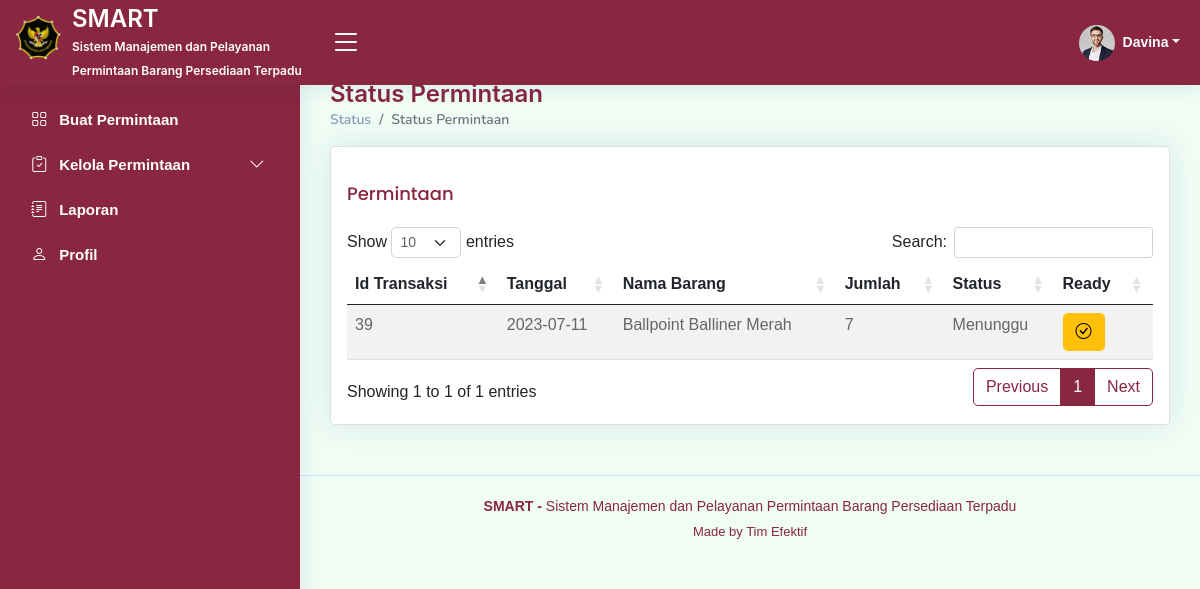
/statusPermintaan.php (signed in), run on the app's committed database.
### tables this page shows
CREATE TABLE `tb_order` (
  `id_transaksi` int(11) NOT NULL,
  `id_user` int(11) NOT NULL,
  `tgl_minta` date NOT NULL,
  `tgl_siap` date DEFAULT NULL,
  `status` varchar(50) NOT NULL DEFAULT 'Menunggu',
  `tgl_ambil` date DEFAULT NULL
);

### statusPermintaan.php (the view, shortened to what this page needs)
<?php
$username = $_SESSION['username'];
$nama_lengkap = $_SESSION['nama_lengkap'];
?>
<!DOCTYPE html>
<html lang="en">
<head>
  <link href="assets/vendor/bootstrap/css/bootstrap.min.css" rel="stylesheet">
  <link href="assets/vendor/bootstrap-icons/bootstrap-icons.css" rel="stylesheet">
  <link href="assets/vendor/boxicons/css/boxicons.min.css" rel="stylesheet">
  <link href="assets/vendor/quill/quill.snow.css" rel="stylesheet">
  <link href="assets/vendor/quill/quill.bubble.css" rel="stylesheet">
  <link href="assets/vendor/remixicon/remixicon.css" rel="stylesheet">
  <link href="assets/vendor/simple-datatables/style.css" rel="stylesheet">
  <link rel="stylesheet" href="https://cdnjs.cloudflare.com/ajax/libs/twitter-bootstrap/5.2.0/css/bootstrap.min.css">
  <link rel="stylesheet" href="https://cdn.datatables.net/1.13.4/css/dataTables.bootstrap5.min.css">
  <link href="https://cdnjs.cloudflare.com/ajax/libs/font-awesome/5.10.0/css/all.min.css" rel="stylesheet">
  <link href="https://cdn.jsdelivr.net/npm/bootstrap-icons@1.4.1/font/bootstrap-icons.css" rel="stylesheet">
  <link href="assets/css/style.css" rel="stylesheet">
  <link href="assets/css/bootstrap.min.css" rel="stylesheet">
</head>
<body>
  <header id="header" class="header fixed-top d-flex align-items-center">
    <div class="d-flex align-items-center justify-content-between">
      <a href="indexUser.php" class="logo d-flex align-items-center">
        <img src="assets/img/logo2.png" alt="">
        <span class="htsimpan">SMART<br>
          <tb class="tbsmart">Sistem Manajemen dan Pelayanan Permintaan Barang Persediaan Terpadu</tb>
        </span>
      </a>
      <i class="bi bi-list toggle-sidebar-btn"></i>
    </div>
    <nav class="header-nav ms-auto">
      <ul class="d-flex align-items-center">
        <li class="nav-item dropdown pe-3">
          <a class="nav-link nav-profile d-flex align-items-center pe-0" href="#" data-bs-toggle="dropdown">
            <img src="assets/img/profile-img.jpg" alt="Profile" class="rounded-circle">
            <span class="d-none d-md-block dropdown-toggle ps-2"><?php echo $nama_lengkap; ?></span> </a>
        </li>
      </ul>
    </nav>
  </header>
  <aside id="sidebar" class="sidebar">
    <ul class="sidebar-nav" id="sidebar-nav">
      <ul class="sidebar-nav" id="sidebar-nav">
        <li class="nav-item">
          <a class="nav-link " href="indexUser.php">
            <i class="bi bi-grid"></i>
            <span>Buat Permintaan</span>
          </a>
        </li>
        <li class="nav-item">
          <a class="nav-link collapsed" data-bs-target="#tables-nav" data-bs-toggle="collapse" href="#">
            <i class="bi bi-clipboard-check"></i><span>Kelola Permintaan</span><i class="bi bi-chevron-down ms-auto"></i>
          </a>
        </li>
        <li class="nav-item">
          <a class="nav-link collapsed" href="laporan.php">
            <i class="bi bi-journal-text"></i><span>Laporan</span>
          </a>
        </li>
        <li class="nav-item">
          <a class="nav-link collapsed" href="profil.php">
            <i class="bi bi-person"></i>
            <span>Profil</span>
          </a>
        </li>
      </ul>
  </aside>
  <main id="main" class="main">
    <div class="pagetitle">
      <h1>Status Permintaan</h1>
      <nav>
        <ol class="breadcrumb">
          <li class="breadcrumb-item"><a href="indexUser.php">Status</a></li>
          <li class="breadcrumb-item active">Status Permintaan</li>
        </ol>
      </nav>
    </div>
    <section class="section">
      <div class="row">
        <div class="col-lg-12">
          <div class="card">
            <div class="card-body">
              <h5 class="card-title">Permintaan</h5>
              <table id="example" class="table table-striped" style="width:100%">
                <thead>
                  <tr>
                    <th>Id Transaksi</th>
                    <th>Tanggal</th>
                    <th>Nama Barang</th>
                    <th>Jumlah</th>
                    <th>Status</th>
                    <th>Ready</th>
                  </tr>
                </thead>
                <tbody>
                  <?php
                  $con = db_connect();
                  $query = "SELECT tb_order.id_transaksi, GROUP_CONCAT(tb_barang.nama SEPARATOR '<br>') AS nama, tb_order.tgl_minta, GROUP_CONCAT(tb_order_detail.jumlah_minta SEPARATOR '<br>') AS jumlah_minta, tb_order.status
                    FROM tb_order
                    JOIN tb_user ON tb_order.id_user = tb_user.id_user
                    JOIN tb_order_detail ON tb_order.id_transaksi = tb_order_detail.id_transaksi
                    JOIN tb_barang ON tb_order_detail.id_barang = tb_barang.id_barang
                    WHERE tb_user.username = '$username'
                    GROUP BY tb_order.id_transaksi";
                  $result = mysqli_query($con, $query);
                  while ($row = mysqli_fetch_assoc($result)) {
                    echo "<tr>";
                    echo "<td>" . $row['id_transaksi'] . "</td>";
                    echo "<td>" . $row['tgl_minta'] . "</td>";
                    echo "<td>" . $row['nama'] . "</td>";
                    echo "<td>" . $row['jumlah_minta'] . "</td>";
                    echo "<td>" . $row['status'] . "</td>";
                    echo "<td>";
                    echo "<button type='button' class='btn btn-warning btn-ready' data-id='" . $row['id_transaksi'] . "'><i class='bi bi-check-circle'></i></button>";
                    echo "</td>";
                    echo "</tr>";
                  }
                  ?>
                </tbody>
              </table>
            </div>
          </div>
        </div>
      </div>
    </section>
  </main>
  <footer id="footer" class="footer">
    <div class="copyright">
      <strong> SMART - </strong> <span>Sistem Manajemen dan Pelayanan Permintaan Barang Persediaan Terpadu</span>
    </div>
    <div class="credits">
      Made by <a>Tim Efektif</a>
    </div>
  </footer>
</body>
</html>

### assets/css/style.css (style rules this page uses)
:root { scroll-behavior: smooth; }
body { font-family: "Open Sans", sans-serif; background: #f6f9ff; color: #444444; }
a { color: #892641; text-decoration: none; }
h1, h2, h3, h4, h5, h6 { font-family: "Nunito", sans-serif; }
#main { margin-top: 60px; padding: 20px 30px; transition: all 0.3s; }
.pagetitle { margin-bottom: 10px; }
.pagetitle h1 { font-size: 24px; margin-bottom: 0; font-weight: 600; color: #892641; }
.card { margin-bottom: 30px; border: none; border-radius: 5px; box-shadow: 0px 0 30px rgba(1, 41, 112, 0.1); }
.card-title { padding: 20px 0 15px 0; font-size: 18px; font-weight: 500; color: #892641; font-family: "Poppins", sans-serif; }
.card-body { padding: 0 20px 20px 20px; }
.breadcrumb { font-size: 14px; font-family: "Nunito", sans-serif; color: #899bbd; font-weight: 600; }
.breadcrumb a { color: #899bbd; transition: 0.3s; }
.breadcrumb .breadcrumb-item::before { color: #899bbd; }
.breadcrumb .active { color: #892641; font-weight: 600; }
.logo { line-height: 1; }
@media (min-width: 1200px) { .logo { width: 300px; } }
.logo img { position: relative; top: -5px; left: -4px; max-height: 45px; margin-right: 7px; }
.logo span { font-size: 24px; font-weight: 600; color: #fff; font-family: "Inter", sans-serif; }
.header { transition: all 0.5s; z-index: 997; height: 85px; box-shadow: 0px 2px 20px rgba(1, 41, 112, 0.1); background-color: #fff; padding-left: 20px; }
.header .toggle-sidebar-btn { font-size: 32px; padding-left: 10px; cursor: pointer; color: #fff; }
.header-nav ul { list-style: none; }
.header-nav > ul { margin: 0; padding: 0; }
.header-nav .nav-link { color: #fff; transition: 0.3; background: #892641; border-radius: 4px; }
.header-nav .nav-profile { color: #f6f9ff; }
.header-nav .nav-profile img { max-height: 36px; }
.header-nav .nav-profile span { font-size: 14px; font-weight: 600; }
.header-nav .dropdown-toggle { padding-right: 4px; }
.sidebar { position: fixed; top: 80px; left: 0; bottom: 0; width: 300px; z-index: 996; transition: all 0.3s; padding: 20px; overflow-y: auto; scrollbar-width: thin; scrollbar-color: #aab7cf transparent; box-shadow: 0px 0px 20px rgba(1, 41, 112, 0.1); background-color: #fff; }
@media (min-width: 1200px) { #main, #footer { margin-left: 300px; } }
.sidebar-nav { padding: 0; margin: 0; list-style: none; }
.sidebar-nav li { padding: 0; margin: 0; list-style: none; }
.sidebar-nav .nav-item { margin-bottom: 5px; }
.sidebar-nav .nav-link { display: flex; align-items: center; font-size: 15px; font-weight: 600; color: #fff; transition: 0.3; background: #892641; padding: 10px 15px; border-radius: 4px; }
.sidebar-nav .nav-link i { font-size: 16px; color: #fff; padding: 0 12px 0 8px; }
.sidebar-nav .nav-link.collapsed { color: #fff; background: #892641; }
.sidebar-nav .nav-link.collapsed i { color: #fff; }
.sidebar-nav .nav-link .bi-chevron-down { margin-right: 0; transition: transform 0.2s ease-in-out; }
.footer { padding: 20px 0; font-size: 14px; transition: all 0.3s; border-top: 1px solid #cddfff; }
.footer .copyright { text-align: center; color: #892641; }
.footer .credits { padding-top: 5px; text-align: center; font-size: 13px; color: #892641; }

### statusPermintaan.php (style rules this page uses)
.header { background-color: #892641; }
.sidebar { background-color: #892641; }
.tbsmart { font-size: 12px; margin-bottom: 0; font-weight: 600; color: #ffffff; }

### data on the page
tb_order: id_transaksi "39", tgl_minta "2023-07-11", nama "Ballpoint Balliner Merah", jumlah_minta "7", status "Menunggu"

### other printed values
$nama_lengkap "Davina"
